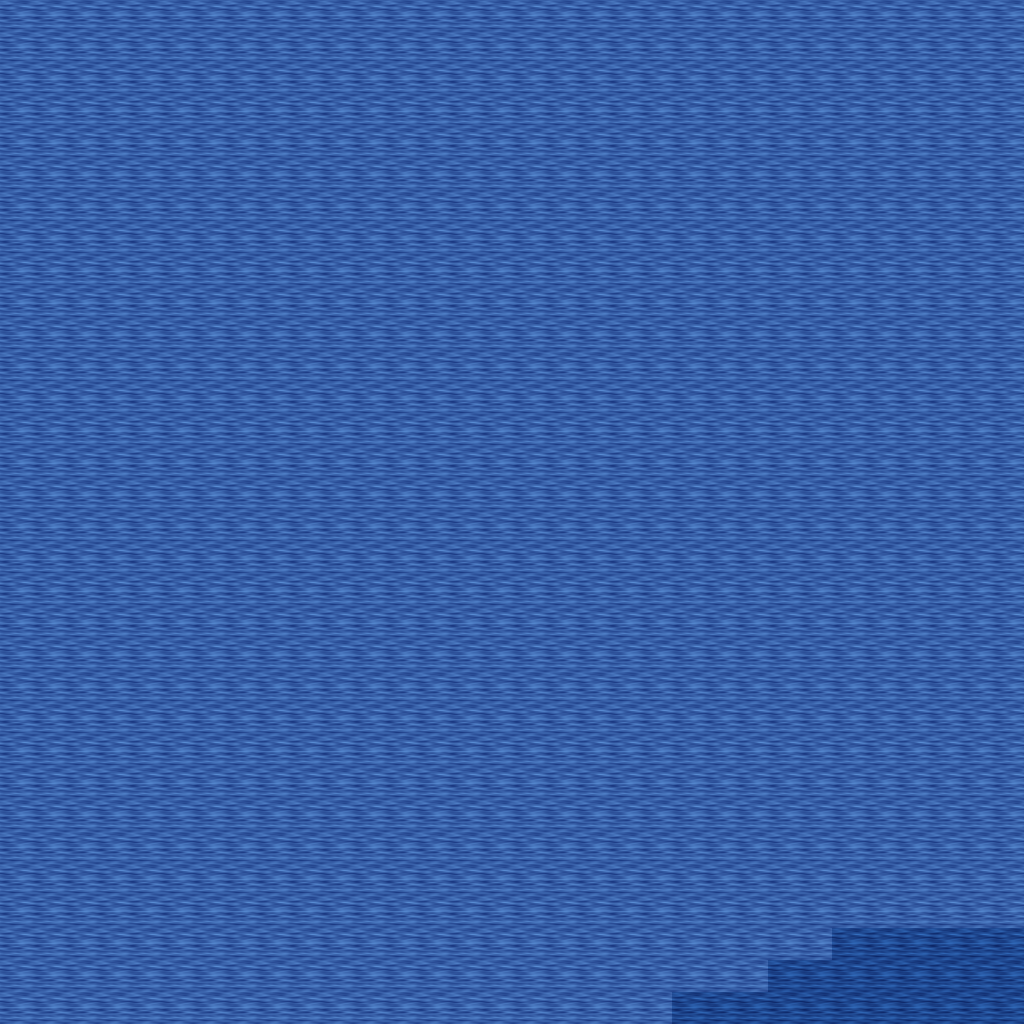

This game map was drawn from its Tiled (.tmx) file and the tilesets committed beside it. A one-line description and the trimmed map source follow:
An orthogonal 32x32 tile map with 32x32 px tiles, 5 tile layers (Ground, Objects, Objects2, Above, ...), 1 hidden layer not drawn, 14 tilesets.

<map version="1.10" tiledversion="1.11.0" orientation="orthogonal" renderorder="right-down" width="32" height="32" tilewidth="32" tileheight="32" infinite="0" nextlayerid="11" nextobjectid="1">
 <tileset firstgid="1" name="ground_ground" tilewidth="32" tileheight="32" tilecount="33" columns="3">
  <image source="../drawable/ground_ground.png" width="96" height="352" />
 </tileset>
 <tileset firstgid="34" name="ground_water_pool" tilewidth="32" tileheight="32" tilecount="72" columns="3">
  <image source="../drawable/ground_water_pool.png" width="96" height="768" />
 </tileset>
 <tileset firstgid="106" name="plant_tree_tree_darkgreen" tilewidth="32" tileheight="32" tilecount="88" columns="8">
  <image source="../drawable/plant_tree_tree_darkgreen.png" width="256" height="352" />
 </tileset>
 <tileset firstgid="194" name="ground_grass_edges" tilewidth="32" tileheight="32" tilecount="36" columns="12">
  <image source="../drawable/ground_grass_edges.png" width="384" height="96" />
 </tileset>
 <tileset firstgid="230" name="ground_grass_corners" tilewidth="32" tileheight="32" tilecount="24" columns="6">
  <image source="../drawable/ground_grass_corners.png" width="192" height="128" />
 </tileset>
 <tileset firstgid="254" name="plant_grasses" tilewidth="32" tileheight="32" tilecount="6" columns="3">
  <image source="../drawable/plant_grasses.png" width="96" height="64" />
 </tileset>
 <tileset firstgid="260" name="plant_flower_daisy_yellow" tilewidth="32" tileheight="32" tilecount="8" columns="2">
  <image source="../drawable/plant_flower_daisy_yellow.png" width="64" height="128" />
 </tileset>
 <tileset firstgid="268" name="plant_flower_daisy_blue" tilewidth="32" tileheight="32" tilecount="8" columns="2">
  <image source="../drawable/plant_flower_daisy_blue.png" width="64" height="128" />
 </tileset>
 <tileset firstgid="276" name="logic_item_mushroom" tilewidth="32" tileheight="32" tilecount="6" columns="6">
  <image source="../drawable/logic_item_mushroom.png" width="192" height="32" />
 </tileset>
 <tileset firstgid="282" name="logic_item_resources" tilewidth="32" tileheight="32" tilecount="6" columns="6">
  <image source="../drawable/logic_item_resources.png" width="192" height="32" />
 </tileset>
 <tileset firstgid="288" name="logic_item_vegetable" tilewidth="32" tileheight="32" tilecount="16" columns="8">
  <image source="../drawable/logic_item_vegetable.png" width="256" height="64" />
 </tileset>
 <tileset firstgid="304" name="logic_creature_animal" tilewidth="32" tileheight="32" tilecount="32" columns="8">
  <image source="../drawable/logic_creature_animal.png" width="256" height="128" />
 </tileset>
 <tileset firstgid="336" name="logic_collision" tilewidth="32" tileheight="32" tilecount="1" columns="1">
  <image source="../drawable/logic_collision.png" width="32" height="32" />
 </tileset>
 <tileset firstgid="337" name="logic_item_herb" tilewidth="32" tileheight="32" tilecount="5" columns="5">
  <image source="../drawable/logic_item_herb.png" width="160" height="32" />
 </tileset>
 <layer id="1" name="Ground" width="32" height="32">
  <data>[1024 cells, 1024 non-empty, 2 distinct tile ids]</data>
 </layer>
 <layer id="2" name="Objects" width="32" height="32">
  <data>[1024 cells, 0 non-empty, 0 distinct tile ids]</data>
 </layer>
 <layer id="3" name="Objects2" width="32" height="32">
  <data>[1024 cells, 0 non-empty, 0 distinct tile ids]</data>
 </layer>
 <layer id="4" name="Above" width="32" height="32">
  <data>[1024 cells, 0 non-empty, 0 distinct tile ids]</data>
 </layer>
 <layer id="5" name="Above2" width="32" height="32">
  <data>[1024 cells, 0 non-empty, 0 distinct tile ids]</data>
 </layer>
 <layer id="6" name="Walkable" width="32" height="32" visible="0">
  <data>[1024 cells, 1024 non-empty, 1 distinct tile ids]</data>
 </layer>
 <objectgroup id="7" name="Mapevents" />
 <objectgroup id="8" name="Spawn" />
 <objectgroup id="9" name="Keys" />
 <objectgroup id="10" name="Replace" />
</map>
